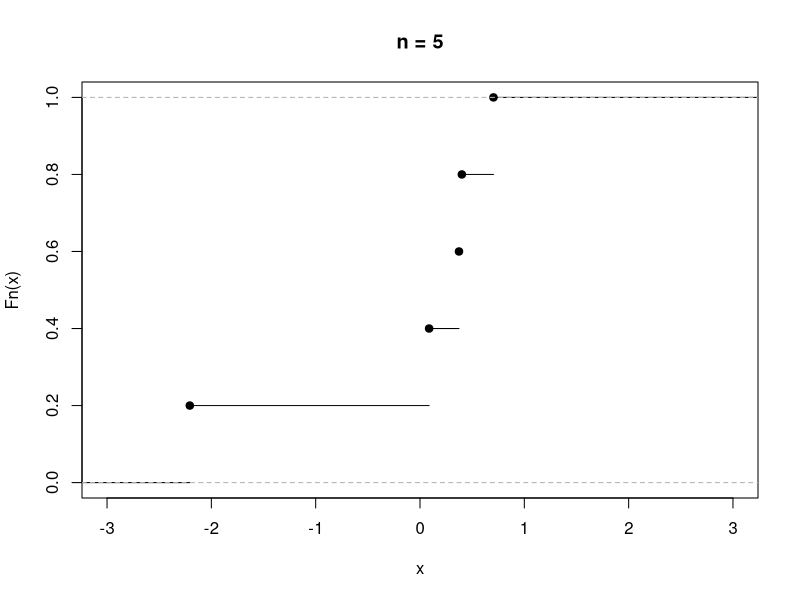
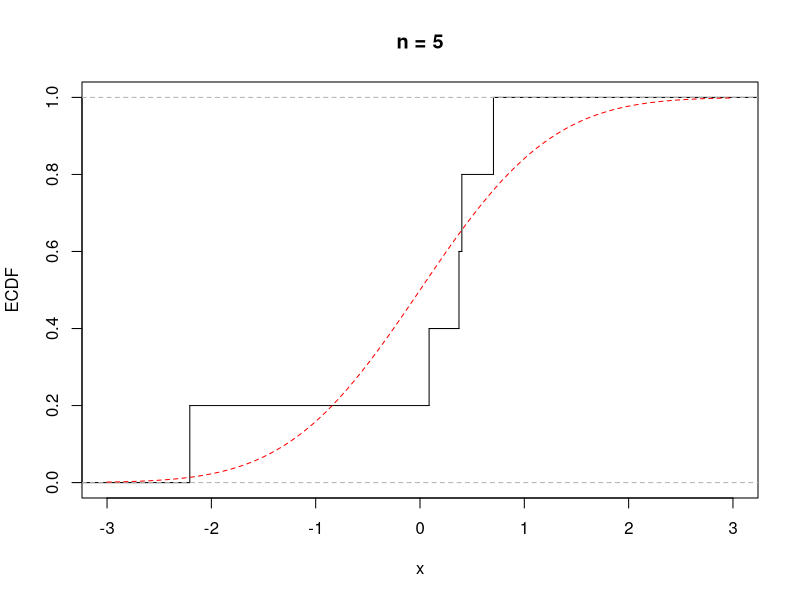
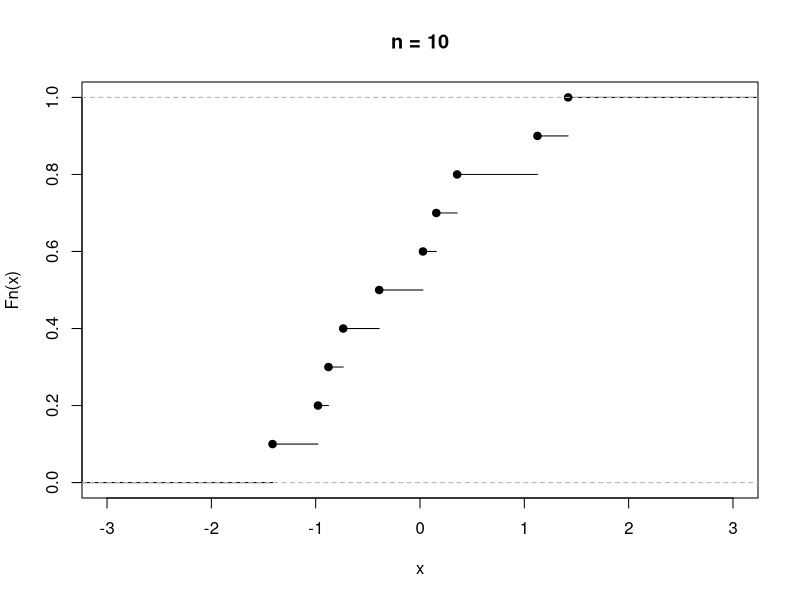
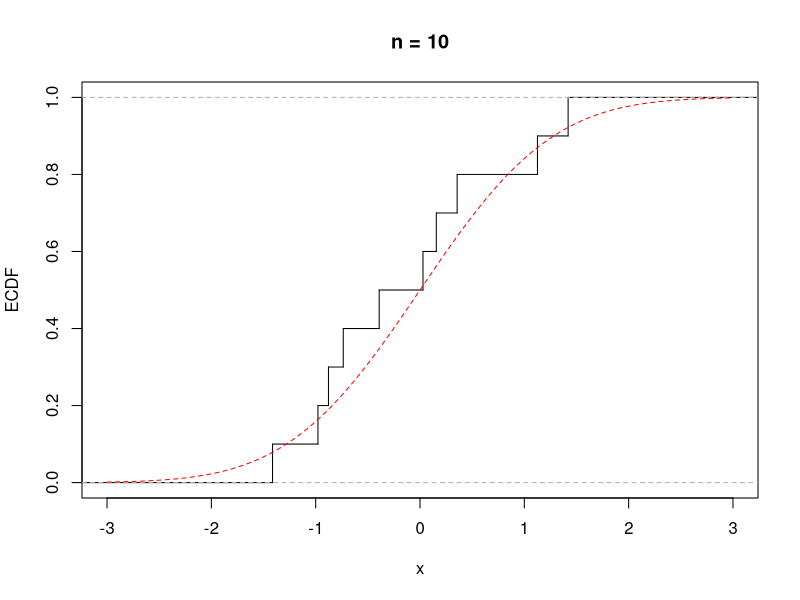
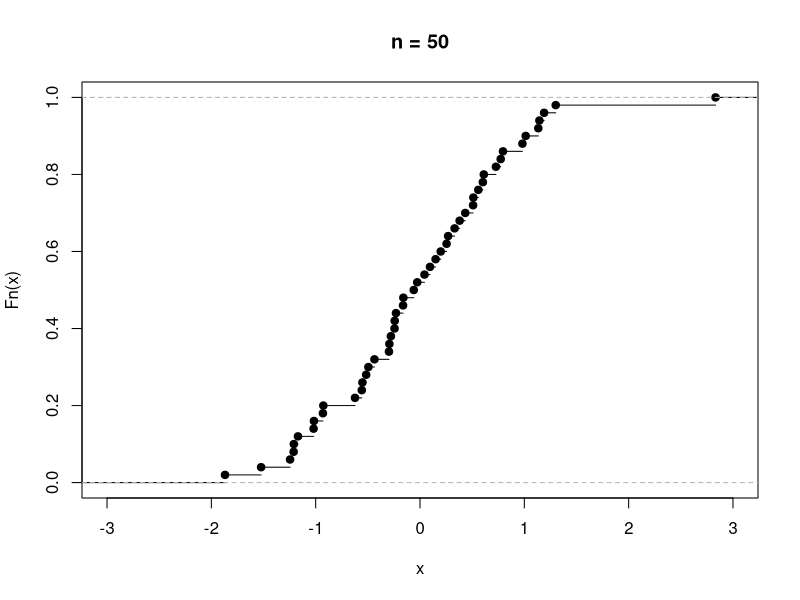
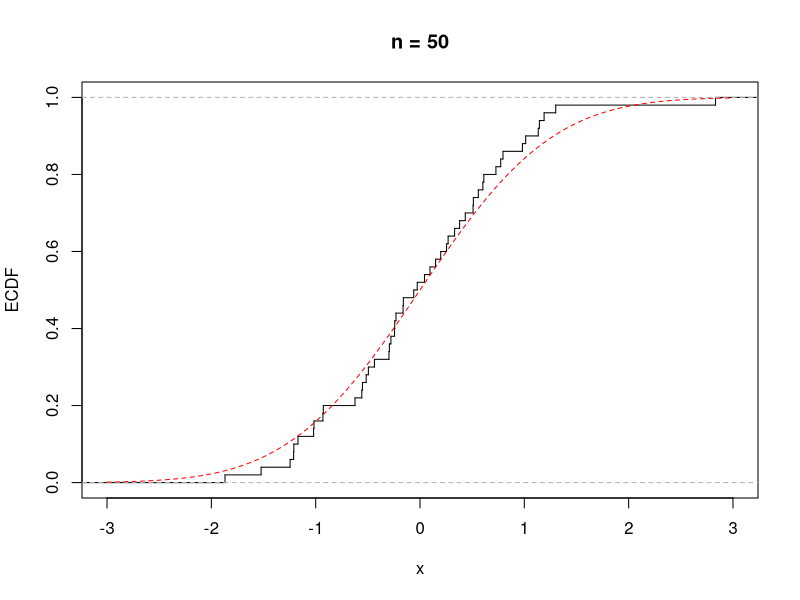
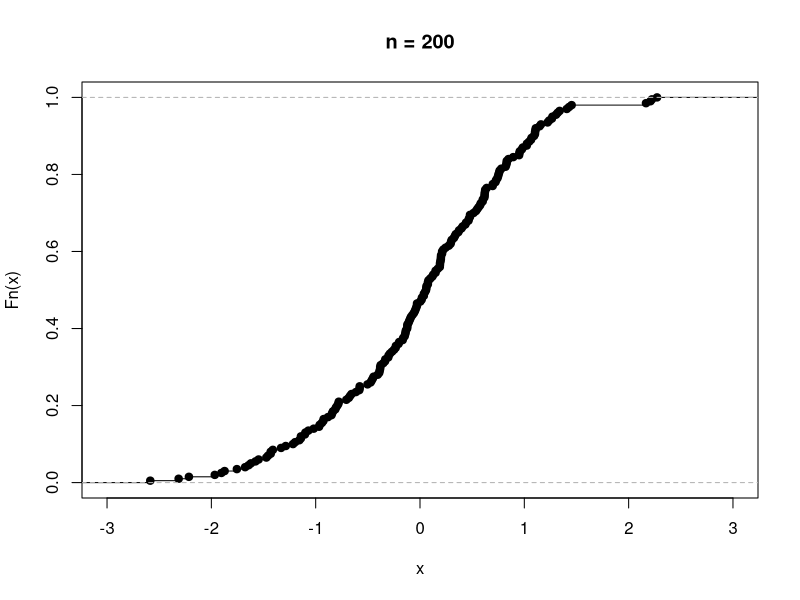
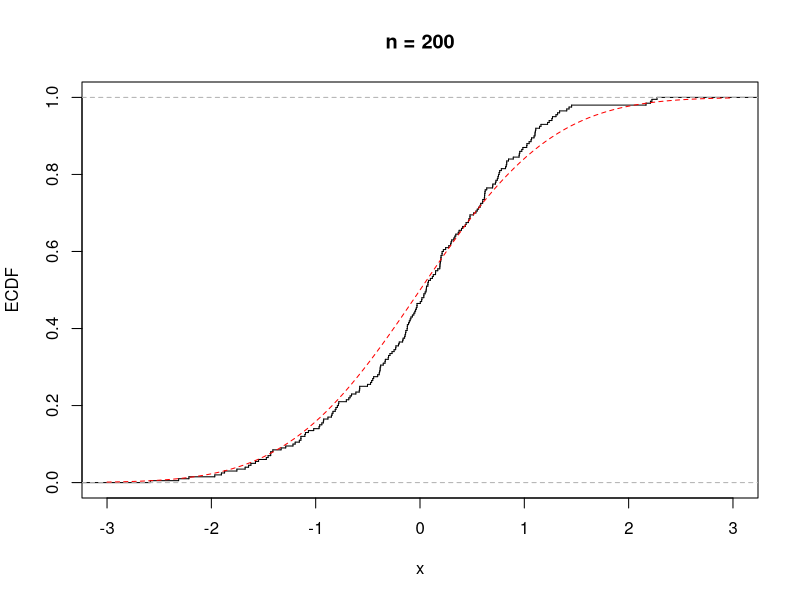

Here is the R script that generated these plots, in order:
for(n in c(5, 10, 50, seq(200,1000,by=200))){
#standard normal data (simulated)
data  = rnorm(n)
hatF = ecdf(data) #经验分布函数命令
#阶梯形式
plot(hatF,main=paste0('n = ',n),xlim=c(-3,3))
plot(hatF,verticals = TRUE, do.points = FALSE,
     main=paste0('n = ',n),xlim=c(-3,3), ylab='ECDF')
curve(pnorm,add=TRUE,col='red',lty=2)#画真实密度图像
Sys.sleep(1)
}
